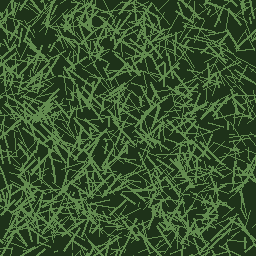
#> input picture services/mapping_service/seed_images/forest_glow.png, 256 x 256 px
$ python -i dream_bloom.py   (imports and definitions only)
#> lines starting #> are read from the running program, lines starting #| are printed output that depends on the picture
"""
Dream Bloom (image)
-------------------
A painterly, luminous bloom that lifts highlights, softens edges, and
adds a subtle halation—evoking dreamlike memory rather than a simple blur.

Domain: image
"""

import io, base64
from PIL import Image, ImageFilter, ImageEnhance

def _to_img(b64):
    return Image.open(io.BytesIO(base64.b64decode(b64)))

def _to_b64(img, fmt="PNG"):
    buf = io.BytesIO()
    img.save(buf, format=fmt)
    return base64.b64encode(buf.getvalue()).decode("utf-8")

def dream_bloom(src, params=None):
    """
    Creates a luminous, dreamy bloom:
      1) duplicate image → heavy Gaussian blur
      2) brighten & slightly color-warm the blurred layer
      3) screen-like composite over original
      4) gentle local contrast to keep forms readable
    Returns base64 image string.
    """
    params = params or {}
    b64 = src.get("content")
    if not b64:
        # Fallback for non-image motifs
        return src.get("text", "")

    img = _to_img(b64).convert("RGBA")

    # 1) Soft halo from highlights
    blur_radius = float(params.get("blur_radius", 8.0))
    glow = img.filter(ImageFilter.GaussianBlur(blur_radius))

    # 2) brighten & slight warmth
    glow = ImageEnhance.Brightness(glow).enhance(1.2)
    glow = ImageEnhance.Color(glow).enhance(1.05)

    # 3) screen composite (approx) via lighten blend
    # Convert to RGB for some ops, then back to RGBA
    base = img.convert("RGB")
    glow_rgb = glow.convert("RGB")
    blended = Image.blend(base, glow_rgb, alpha=0.5)

    # 4) subtle clarity
    blended = ImageEnhance.Contrast(blended).enhance(1.05)
    blended = ImageEnhance.Sharpness(blended).enhance(1.05)

    out = blended.convert("RGBA")
    return _to_b64(out)

>>> import cv2
>>> picture = cv2.imread('../../seed_images/forest_glow.png', cv2.IMREAD_GRAYSCALE)
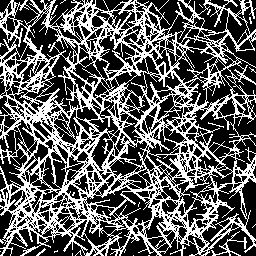
#> picture: shape (256, 256); values 41 (black) and 121 (white), 36.5% white in thin lines or dots
#> (the run stopped early here; a loop or call above may not have finished)
